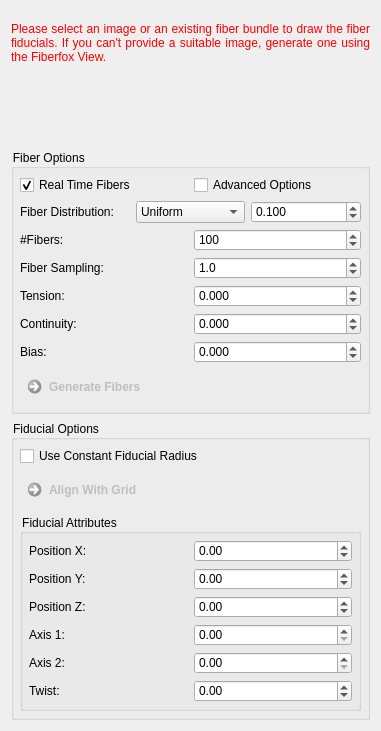
     <widget class="QWidget" name="page">
      <property name="geometry">
       <rect>
        <x>0</x>
        <y>0</y>
        <width>381</width>
        <height>731</height>
       </rect>
      </property>
      <attribute name="label">
       <string>Manual Fiber Design</string>
      </attribute>
      <layout class="QGridLayout" name="gridLayout">
       <item row="1" column="0">
        <widget class="QFrame" name="frame">
         <property name="frameShape">
          <enum>QFrame::NoFrame</enum>
         </property>
         <property name="frameShadow">
          <enum>QFrame::Raised</enum>
         </property>
         <layout class="QGridLayout" name="gridLayout_3">
          <property name="leftMargin">
           <number>0</number>
          </property>
          <property name="topMargin">
           <number>0</number>
          </property>
          <property name="rightMargin">
           <number>0</number>
          </property>
          <property name="bottomMargin">
           <number>0</number>
          </property>
          <item row="0" column="0">
           <widget class="QPushButton" name="m_CircleButton">
            <property name="enabled">
             <bool>false</bool>
            </property>
            <property name="maximumSize">
             <size>
              <width>30</width>
              <height>30</height>
             </size>
            </property>
            <property name="toolTip">
             <string>Draw elliptical fiducial.</string>
            </property>
            <property name="text">
             <string/>
            </property>
            <property name="icon">
             <iconset resource="../../resources/QmitkFiberfox.qrc">
              <normaloff>:/QmitkFiberfox/circle.png</normaloff>:/QmitkFiberfox/circle.png</iconset>
            </property>
            <property name="iconSize">
             <size>
              <width>32</width>
              <height>32</height>
             </size>
            </property>
            <property name="checkable">
             <bool>false</bool>
            </property>
            <property name="flat">
             <bool>true</bool>
            </property>
           </widget>
          </item>
          <item row="0" column="1">
           <widget class="QPushButton" name="m_FlipButton">
            <property name="enabled">
             <bool>false</bool>
            </property>
            <property name="maximumSize">
             <size>
              <width>30</width>
              <height>30</height>
             </size>
            </property>
            <property name="toolTip">
             <string>Flip fiber waypoints of selcted fiducial around one axis.</string>
            </property>
            <property name="text">
             <string/>
            </property>
            <property name="icon">
             <iconset resource="../../resources/QmitkFiberfox.qrc">
              <normaloff>:/QmitkFiberfox/refresh.xpm</normaloff>:/QmitkFiberfox/refresh.xpm</iconset>
            </property>
            <property name="iconSize">
             <size>
              <width>32</width>
              <height>32</height>
             </size>
            </property>
            <property name="checkable">
             <bool>false</bool>
            </property>
            <property name="flat">
             <bool>true</bool>
            </property>
           </widget>
          </item>
          <item row="0" column="2">
           <spacer name="horizontalSpacer">
            <property name="orientation">
             <enum>Qt::Horizontal</enum>
            </property>
            <property name="sizeHint" stdset="0">
             <size>
              <width>40</width>
              <height>20</height>
             </size>
            </property>
           </spacer>
          </item>
         </layout>
        </widget>
       </item>
       <item row="0" column="0">
        <widget class="QLabel" name="m_FiberGenMessage">
         <property name="styleSheet">
          <string notr="true">color: rgb(255, 0, 0);</string>
         </property>
         <property name="text">
          <string>Please select an image or an existing fiber bundle to draw the fiber fiducials. If you can't provide a suitable image, generate one using the Fiberfox View.</string>
         </property>
         <property name="textFormat">
          <enum>Qt::AutoText</enum>
         </property>
         <property name="alignment">
          <set>Qt::AlignJustify|Qt::AlignVCenter</set>
         </property>
         <property name="wordWrap">
          <bool>true</bool>
         </property>
        </widget>
       </item>
       <item row="2" column="0">
        <widget class="QGroupBox" name="groupBox_8">
         <property name="styleSheet">
          <string notr="true">QGroupBox {
  background-color: transparent;
}</string>
         </property>
         <property name="title">
          <string>Fiber Options </string>
         </property>
         <layout class="QGridLayout" name="gridLayout_15">
          <property name="leftMargin">
           <number>6</number>
          </property>
          <property name="topMargin">
           <number>6</number>
          </property>
          <property name="rightMargin">
           <number>6</number>
          </property>
          <property name="bottomMargin">
           <number>6</number>
          </property>
          <item row="2" column="0">
           <widget class="QFrame" name="frame_5">
            <property name="frameShape">
             <enum>QFrame::NoFrame</enum>
            </property>
            <property name="frameShadow">
             <enum>QFrame::Raised</enum>
            </property>
            <layout class="QGridLayout" name="gridLayout_9">
             <property name="leftMargin">
              <number>0</number>
             </property>
             <property name="topMargin">
              <number>0</number>
             </property>
             <property name="rightMargin">
              <number>0</number>
             </property>
             <property name="bottomMargin">
              <number>0</number>
             </property>
             <item row="2" column="0">
              <widget class="QFrame" name="m_AdvancedFiberOptionsFrame">
               <property name="frameShape">
                <enum>QFrame::NoFrame</enum>
               </property>
               <property name="frameShadow">
                <enum>QFrame::Raised</enum>
               </property>
               <layout class="QGridLayout" name="gridLayout_21">
                <property name="leftMargin">
                 <number>0</number>
                </property>
                <property name="topMargin">
                 <number>0</number>
                </property>
                <property name="rightMargin">
                 <number>0</number>
                </property>
                <property name="bottomMargin">
                 <number>0</number>
                </property>
                <item row="1" column="0">
                 <widget class="QLabel" name="m_TensorsToDWIBValueLabel_5">
                  <property name="toolTip">
                   <string/>
                  </property>
                  <property name="statusTip">
                   <string/>
                  </property>
                  <property name="whatsThis">
                   <string/>
                  </property>
                  <property name="text">
                   <string>Tension:</string>
                  </property>
                  <property name="wordWrap">
                   <bool>false</bool>
                  </property>
                 </widget>
                </item>
                <item row="0" column="0">
                 <widget class="QLabel" name="m_TensorsToDWIBValueLabel_8">
                  <property name="toolTip">
                   <string/>
                  </property>
                  <property name="statusTip">
                   <string/>
                  </property>
                  <property name="whatsThis">
                   <string/>
                  </property>
                  <property name="text">
                   <string>Fiber Sampling:</string>
                  </property>
                  <property name="wordWrap">
                   <bool>false</bool>
                  </property>
                 </widget>
                </item>
                <item row="1" column="1">
                 <widget class="QDoubleSpinBox" name="m_TensionBox">
                  <property name="toolTip">
                   <string/>
                  </property>
                  <property name="decimals">
                   <number>3</number>
                  </property>
                  <property name="minimum">
                   <double>-1.000000000000000</double>
                  </property>
                  <property name="maximum">
                   <double>1.000000000000000</double>
                  </property>
                  <property name="singleStep">
                   <double>0.100000000000000</double>
                  </property>
                  <property name="value">
                   <double>0.000000000000000</double>
                  </property>
                 </widget>
                </item>
                <item row="3" column="1">
                 <widget class="QDoubleSpinBox" name="m_BiasBox">
                  <property name="decimals">
                   <number>3</number>
                  </property>
                  <property name="minimum">
                   <double>-1.000000000000000</double>
                  </property>
                  <property name="maximum">
                   <double>1.000000000000000</double>
                  </property>
                  <property name="singleStep">
                   <double>0.100000000000000</double>
                  </property>
                  <property name="value">
                   <double>0.000000000000000</double>
                  </property>
                 </widget>
                </item>
                <item row="3" column="0">
                 <widget class="QLabel" name="m_TensorsToDWIBValueLabel_7">
                  <property name="toolTip">
                   <string/>
                  </property>
                  <property name="statusTip">
                   <string/>
                  </property>
                  <property name="whatsThis">
                   <string/>
                  </property>
                  <property name="text">
                   <string>Bias:</string>
                  </property>
                  <property name="wordWrap">
                   <bool>false</bool>
                  </property>
                 </widget>
                </item>
                <item row="2" column="0">
                 <widget class="QLabel" name="m_TensorsToDWIBValueLabel_6">
                  <property name="toolTip">
                   <string/>
                  </property>
                  <property name="statusTip">
                   <string/>
                  </property>
                  <property name="whatsThis">
                   <string/>
                  </property>
                  <property name="text">
                   <string>Continuity:</string>
                  </property>
                  <property name="wordWrap">
                   <bool>false</bool>
                  </property>
                 </widget>
                </item>
                <item row="2" column="1">
                 <widget class="QDoubleSpinBox" name="m_ContinuityBox">
                  <property name="decimals">
                   <number>3</number>
                  </property>
                  <property name="minimum">
                   <double>-1.000000000000000</double>
                  </property>
                  <property name="maximum">
                   <double>1.000000000000000</double>
                  </property>
                  <property name="singleStep">
                   <double>0.100000000000000</double>
                  </property>
                  <property name="value">
                   <double>0.000000000000000</double>
                  </property>
                 </widget>
                </item>
                <item row="0" column="1">
                 <widget class="QDoubleSpinBox" name="m_FiberSamplingBox">
                  <property name="toolTip">
                   <string>Distance of fiber sampling points (in mm)</string>
                  </property>
                  <property name="decimals">
                   <number>1</number>
                  </property>
                  <property name="minimum">
                   <double>0.100000000000000</double>
                  </property>
                  <property name="singleStep">
                   <double>0.100000000000000</double>
                  </property>
                  <property name="value">
                   <double>1.000000000000000</double>
                  </property>
                 </widget>
                </item>
               </layout>
              </widget>
             </item>
             <item row="1" column="0">
              <widget class="QFrame" name="frame_2">
               <property name="frameShape">
                <enum>QFrame::NoFrame</enum>
               </property>
               <property name="frameShadow">
                <enum>QFrame::Raised</enum>
               </property>
               <layout class="QGridLayout" name="gridLayout_25">
                <property name="leftMargin">
                 <number>0</number>
                </property>
                <property name="topMargin">
                 <number>0</number>
                </property>
                <property name="rightMargin">
                 <number>0</number>
                </property>
                <property name="bottomMargin">
                 <number>0</number>
                </property>
                <property name="verticalSpacing">
                 <number>6</number>
                </property>
                <item row="0" column="0">
                 <widget class="QLabel" name="m_TensorsToDWIBValueLabel_4">
                  <property name="toolTip">
                   <string/>
                  </property>
                  <property name="statusTip">
                   <string/>
                  </property>
                  <property name="whatsThis">
                   <string/>
                  </property>
                  <property name="text">
                   <string>#Fibers:</string>
                  </property>
                  <property name="wordWrap">
                   <bool>false</bool>
                  </property>
                 </widget>
                </item>
                <item row="0" column="1">
                 <widget class="QSpinBox" name="m_FiberDensityBox">
                  <property name="toolTip">
                   <string>Specify number of fibers to generate for the selected bundle.</string>
                  </property>
                  <property name="minimum">
                   <number>1</number>
                  </property>
                  <property name="maximum">
                   <number>1000000</number>
                  </property>
                  <property name="singleStep">
                   <number>100</number>
                  </property>
                  <property name="value">
                   <number>100</number>
                  </property>
                 </widget>
                </item>
               </layout>
              </widget>
             </item>
            </layout>
           </widget>
          </item>
          <item row="3" column="0">
           <widget class="QCommandLinkButton" name="m_GenerateFibersButton">
            <property name="enabled">
             <bool>false</bool>
            </property>
            <property name="styleSheet">
             <string notr="true">QCommandLinkButton:disabled {
  border: none;
}</string>
            </property>
            <property name="text">
             <string>Generate Fibers</string>
            </property>
            <property name="icon">
             <iconset>
              <normaloff>:/QmitkDiffusionImaging/general_icons/right.ico</normaloff>:/QmitkDiffusionImaging/general_icons/right.ico</iconset>
            </property>
           </widget>
          </item>
          <item row="1" column="0">
           <widget class="QFrame" name="frame_3">
            <property name="frameShape">
             <enum>QFrame::NoFrame</enum>
            </property>
            <property name="frameShadow">
             <enum>QFrame::Raised</enum>
            </property>
            <layout class="QGridLayout" name="gridLayout_5">
             <property name="leftMargin">
              <number>0</number>
             </property>
             <property name="topMargin">
              <number>0</number>
             </property>
             <property name="rightMargin">
              <number>0</number>
             </property>
             <property name="bottomMargin">
              <number>0</number>
             </property>
             <item row="0" column="1">
              <widget class="QComboBox" name="m_DistributionBox">
               <property name="toolTip">
                <string>Select fiber distribution inside of the fiducials.</string>
               </property>
               <item>
                <property name="text">
                 <string>Uniform</string>
                </property>
               </item>
               <item>
                <property name="text">
                 <string>Gaussian</string>
                </property>
               </item>
              </widget>
             </item>
             <item row="0" column="0">
              <widget class="QLabel" name="m_TensorsToDWIBValueLabel_9">
               <property name="toolTip">
                <string/>
               </property>
               <property name="statusTip">
                <string/>
               </property>
               <property name="whatsThis">
                <string/>
               </property>
               <property name="text">
                <string>Fiber Distribution:</string>
               </property>
               <property name="wordWrap">
                <bool>false</bool>
               </property>
              </widget>
             </item>
             <item row="0" column="2">
              <widget class="QDoubleSpinBox" name="m_VarianceBox">
               <property name="toolTip">
                <string>Variance of the gaussian</string>
               </property>
               <property name="decimals">
                <number>3</number>
               </property>
               <property name="minimum">
                <double>0.001000000000000</double>
               </property>
               <property name="maximum">
                <double>10.000000000000000</double>
               </property>
               <property name="singleStep">
                <double>0.010000000000000</double>
               </property>
               <property name="value">
                <double>0.100000000000000</double>
               </property>
              </widget>
             </item>
            </layout>
           </widget>
          </item>
          <item row="0" column="0">
           <widget class="QFrame" name="frame_8">
            <property name="frameShape">
             <enum>QFrame::NoFrame</enum>
            </property>
            <property name="frameShadow">
             <enum>QFrame::Raised</enum>
            </property>
            <layout class="QGridLayout" name="gridLayout_22">
             <property name="leftMargin">
              <number>0</number>
             </property>
             <property name="topMargin">
              <number>0</number>
             </property>
             <property name="rightMargin">
              <number>0</number>
             </property>
             <property name="bottomMargin">
              <number>0</number>
             </property>
             <item row="0" column="0">
              <widget class="QCheckBox" name="m_RealTimeFibers">
               <property name="toolTip">
                <string>Disable to only generate fibers if &quot;Generate Fibers&quot; button is pressed.</string>
               </property>
               <property name="text">
                <string>Real Time Fibers</string>
               </property>
               <property name="checked">
                <bool>true</bool>
               </property>
              </widget>
             </item>
             <item row="0" column="1">
              <widget class="QCheckBox" name="m_AdvancedOptionsBox">
               <property name="toolTip">
                <string>Disable to only generate fibers if &quot;Generate Fibers&quot; button is pressed.</string>
               </property>
               <property name="text">
                <string>Advanced Options</string>
               </property>
               <property name="checked">
                <bool>false</bool>
               </property>
              </widget>
             </item>
            </layout>
           </widget>
          </item>
         </layout>
        </widget>
       </item>
       <item row="3" column="0">
        <widget class="QGroupBox" name="groupBox_7">
         <property name="styleSheet">
          <string notr="true">QGroupBox {
  background-color: transparent;
}</string>
         </property>
         <property name="title">
          <string>Fiducial Options</string>
         </property>
         <layout class="QGridLayout" name="gridLayout_16">
          <property name="leftMargin">
           <number>6</number>
          </property>
          <property name="topMargin">
           <number>6</number>
          </property>
          <property name="rightMargin">
           <number>6</number>
          </property>
          <property name="bottomMargin">
           <number>6</number>
          </property>
          <item row="2" column="0">
           <widget class="QGroupBox" name="m_FiducialAttributeBox">
            <property name="title">
             <string>Fiducial Attributes</string>
            </property>
            <layout class="QGridLayout" name="gridLayout_4">
             <property name="leftMargin">
              <number>6</number>
             </property>
             <property name="topMargin">
              <number>6</number>
             </property>
             <property name="rightMargin">
              <number>6</number>
             </property>
             <property name="bottomMargin">
              <number>6</number>
             </property>
             <item row="4" column="1">
              <widget class="QDoubleSpinBox" name="m_FidAxis2">
               <property name="toolTip">
                <string>Length of fiducial axis 2</string>
               </property>
               <property name="decimals">
                <number>2</number>
               </property>
               <property name="minimum">
                <double>0.000000000000000</double>
               </property>
               <property name="maximum">
                <double>9999.000000000000000</double>
               </property>
               <property name="singleStep">
                <double>0.100000000000000</double>
               </property>
              </widget>
             </item>
             <item row="3" column="0">
              <widget class="QLabel" name="label_31">
               <property name="toolTip">
                <string/>
               </property>
               <property name="statusTip">
                <string/>
               </property>
               <property name="whatsThis">
                <string/>
               </property>
               <property name="text">
                <string>Axis 1:</string>
               </property>
               <property name="wordWrap">
                <bool>false</bool>
               </property>
              </widget>
             </item>
             <item row="0" column="0">
              <widget class="QLabel" name="label_26">
               <property name="toolTip">
                <string/>
               </property>
               <property name="statusTip">
                <string/>
               </property>
               <property name="whatsThis">
                <string/>
               </property>
               <property name="text">
                <string>Position X:</string>
               </property>
               <property name="wordWrap">
                <bool>false</bool>
               </property>
              </widget>
             </item>
             <item row="0" column="1">
              <widget class="QDoubleSpinBox" name="m_FidPosX">
               <property name="toolTip">
                <string>World Position in mm</string>
               </property>
               <property name="decimals">
                <number>2</number>
               </property>
               <property name="minimum">
                <double>-99999.000000000000000</double>
               </property>
               <property name="maximum">
                <double>99999.000000000000000</double>
               </property>
               <property name="singleStep">
                <double>0.100000000000000</double>
               </property>
              </widget>
             </item>
             <item row="2" column="1">
              <widget class="QDoubleSpinBox" name="m_FidPosZ">
               <property name="toolTip">
                <string>World Position in mm</string>
               </property>
               <property name="decimals">
                <number>2</number>
               </property>
               <property name="minimum">
                <double>-360.000000000000000</double>
               </property>
               <property name="maximum">
                <double>360.000000000000000</double>
               </property>
               <property name="singleStep">
                <double>0.100000000000000</double>
               </property>
              </widget>
             </item>
             <item row="1" column="1">
              <widget class="QDoubleSpinBox" name="m_FidPosY">
               <property name="toolTip">
                <string>World Position in mm</string>
               </property>
               <property name="decimals">
                <number>2</number>
               </property>
               <property name="minimum">
                <double>-360.000000000000000</double>
               </property>
               <property name="maximum">
                <double>360.000000000000000</double>
               </property>
               <property name="singleStep">
                <double>0.100000000000000</double>
               </property>
              </widget>
             </item>
             <item row="3" column="1">
              <widget class="QDoubleSpinBox" name="m_FidAxis1">
               <property name="toolTip">
                <string>Length of fiducial axis 1</string>
               </property>
               <property name="decimals">
                <number>2</number>
               </property>
               <property name="minimum">
                <double>0.000000000000000</double>
               </property>
               <property name="maximum">
                <double>9999.000000000000000</double>
               </property>
               <property name="singleStep">
                <double>0.100000000000000</double>
               </property>
              </widget>
             </item>
             <item row="2" column="0">
              <widget class="QLabel" name="label_30">
               <property name="toolTip">
                <string/>
               </property>
               <property name="statusTip">
                <string/>
               </property>
               <property name="whatsThis">
                <string/>
               </property>
               <property name="text">
                <string>Position Z:</string>
               </property>
               <property name="wordWrap">
                <bool>false</bool>
               </property>
              </widget>
             </item>
             <item row="1" column="0">
              <widget class="QLabel" name="label_27">
               <property name="toolTip">
                <string/>
               </property>
               <property name="statusTip">
                <string/>
               </property>
               <property name="whatsThis">
                <string/>
               </property>
               <property name="text">
                <string>Position Y:</string>
               </property>
               <property name="wordWrap">
                <bool>false</bool>
               </property>
              </widget>
             </item>
             <item row="4" column="0">
              <widget class="QLabel" name="label_32">
               <property name="toolTip">
                <string/>
               </property>
               <property name="statusTip">
                <string/>
               </property>
               <property name="whatsThis">
                <string/>
               </property>
               <property name="text">
                <string>Axis 2:</string>
               </property>
               <property name="wordWrap">
                <bool>false</bool>
               </property>
              </widget>
             </item>
             <item row="5" column="0">
              <widget class="QLabel" name="label_33">
               <property name="toolTip">
                <string/>
               </property>
               <property name="statusTip">
                <string/>
               </property>
               <property name="whatsThis">
                <string/>
               </property>
               <property name="text">
                <string>Twist:</string>
               </property>
               <property name="wordWrap">
                <bool>false</bool>
               </property>
              </widget>
             </item>
             <item row="5" column="1">
              <widget class="QDoubleSpinBox" name="m_FidTwist">
               <property name="toolTip">
                <string>Twist in degree</string>
               </property>
               <property name="decimals">
                <number>2</number>
               </property>
               <property name="minimum">
                <double>-180.000000000000000</double>
               </property>
               <property name="maximum">
                <double>180.000000000000000</double>
               </property>
               <property name="singleStep">
                <double>0.100000000000000</double>
               </property>
              </widget>
             </item>
            </layout>
           </widget>
          </item>
          <item row="0" column="0">
           <widget class="QCheckBox" name="m_ConstantRadiusBox">
            <property name="toolTip">
             <string>All fiducials are treated as circles with the same radius as the first fiducial.</string>
            </property>
            <property name="text">
             <string>Use Constant Fiducial Radius</string>
            </property>
            <property name="checked">
             <bool>false</bool>
            </property>
           </widget>
          </item>
          <item row="1" column="0">
           <widget class="QCommandLinkButton" name="m_AlignOnGrid">
            <property name="enabled">
             <bool>false</bool>
            </property>
            <property name="toolTip">
             <string>Align selected fiducials with voxel grid. Shifts selected fiducials to nearest voxel center.</string>
            </property>
            <property name="styleSheet">
             <string notr="true">QCommandLinkButton:disabled {
  border: none;
}</string>
            </property>
            <property name="text">
             <string>Align With Grid</string>
            </property>
            <property name="icon">
             <iconset>
              <normaloff>:/QmitkDiffusionImaging/general_icons/right.ico</normaloff>:/QmitkDiffusionImaging/general_icons/right.ico</iconset>
            </property>
           </widget>
          </item>
         </layout>
        </widget>
       </item>
      </layout>
     </widget>
